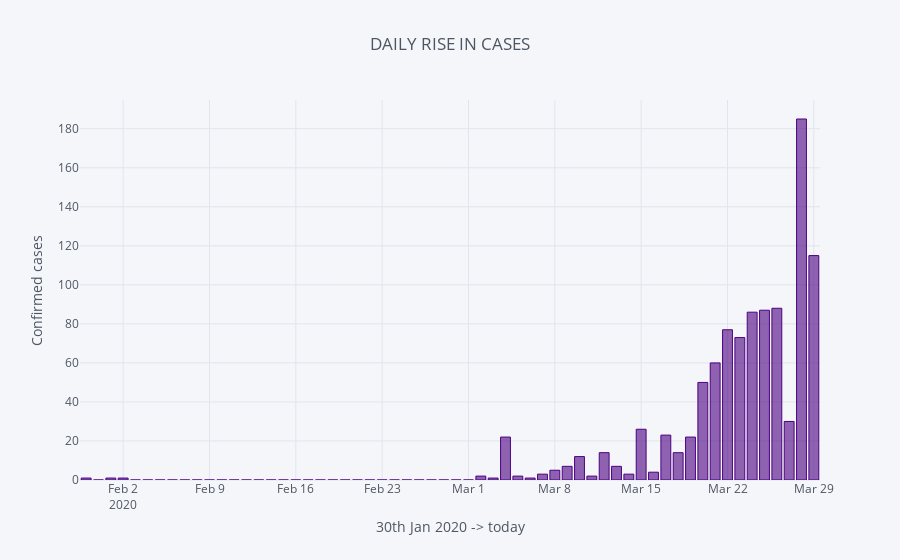

Here is the notebook cell this chart was saved with:
### Code cell
india['Rise'].iplot(kind='bar', sharing='public', title='DAILY RISE IN CASES', colors={'Rise':'indigo'}, width=2.5
                    ,xTitle='30th Jan 2020 -> today', yTitle='Confirmed cases')

### Figure 1 — Plotly figure (JSON) as saved in the notebook; plotly's stock layout.template omitted (floating-point values rounded to 4 significant figures)
{"data": [{"marker": {"color": "rgba(75, 0, 130, 0.6)", "line": {"color": "indigo", "width": 1}}, "name": "Rise", "orientation": "v", "text": "", "type": "bar", "uid": "2f7e0cc8-f5bc-4cfe-8135-7d761090ba29", "x": ["2020-01-30", "2020-01-31", "2020-02-01", "2020-02-02", "2020-02-03", "2020-02-04", "2020-02-05", "2020-02-06", "2020-02-07", "2020-02-08", "2020-02-09", "2020-02-10", "2020-02-11", "2020-02-12", "2020-02-13", "2020-02-14", "2020-02-15", "2020-02-16", "2020-02-17", "2020-02-18", "2020-02-19", "2020-02-20", "2020-02-21", "2020-02-22", "2020-02-23", "2020-02-24", "2020-02-25", "2020-02-26", "2020-02-27", "2020-02-28", "2020-02-29", "2020-03-01", "2020-03-02", "2020-03-03", "2020-03-04", "2020-03-05", "2020-03-06", "2020-03-07", "2020-03-08", "2020-03-09", "2020-03-10", "2020-03-11", "2020-03-12", "2020-03-13", "2020-03-14", "2020-03-15", "2020-03-16", "2020-03-17", "2020-03-18", "2020-03-19", "2020-03-20", "2020-03-21", "2020-03-22", "2020-03-23", "2020-03-24", "2020-03-25", "2020-03-26", "2020-03-27", "2020-03-28", "2020-03-29"], "y": [1, 0, 1, 1, 0, 0, 0, 0, 0, 0, 0, 0, 0, 0, 0, 0, 0, 0, 0, 0, 0, 0, 0, 0, 0, 0, 0, 0, 0, 0, 0, 0, 2, 1, 22, 2, 1, 3, 5, 7, 12, 2, 14, 7, 3, 26, 4, 23, 14, 22, 50, 60, 77, 73, 86, 87, 88, 30, 185, 115]}], "layout": {"legend": {"bgcolor": "#F5F6F9", "font": {"color": "#4D5663"}}, "paper_bgcolor": "#F5F6F9", "plot_bgcolor": "#F5F6F9", "title": {"font": {"color": "#4D5663"}, "text": "DAILY RISE IN CASES"}, "xaxis": {"gridcolor": "#E1E5ED", "showgrid": true, "tickfont": {"color": "#4D5663"}, "title": {"font": {"color": "#4D5663"}, "text": "30th Jan 2020 -> today"}, "zerolinecolor": "#E1E5ED"}, "yaxis": {"gridcolor": "#E1E5ED", "showgrid": true, "tickfont": {"color": "#4D5663"}, "title": {"font": {"color": "#4D5663"}, "text": "Confirmed cases"}, "zerolinecolor": "#E1E5ED"}}}
